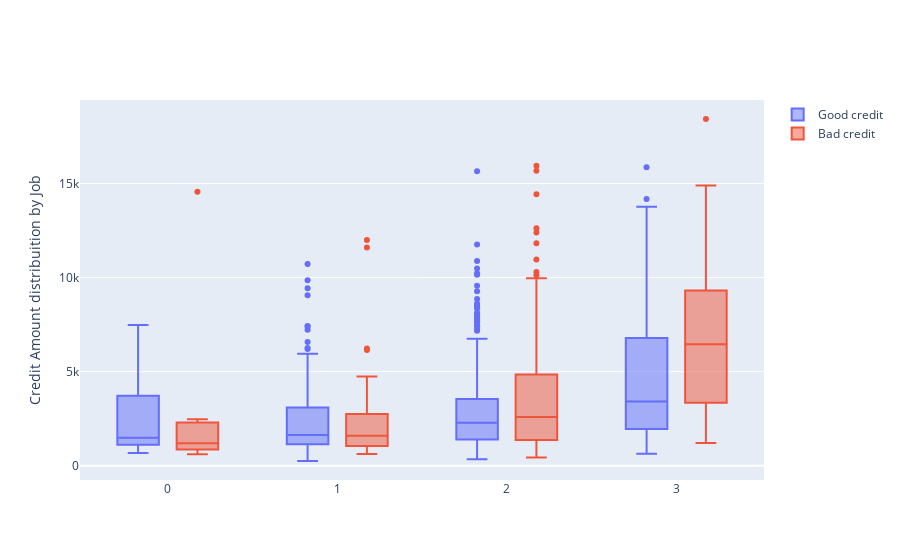

Notebook code cell kept with this figure:
### Code cell
trace0 = go.Box(
    x=df_good["Job"],
    y=df_good["Credit amount"],
    name='Good credit'
)

trace1 = go.Box(
    x=df_bad['Job'],
    y=df_bad['Credit amount'],
    name='Bad credit'
)
    
data = [trace0, trace1]

layout = go.Layout(
    yaxis=dict(
        title='Credit Amount distribuition by Job'
    ),
    boxmode='group'
)
fig = go.Figure(data=data, layout=layout)

py.iplot(fig, filename='box-age-cat')

### Figure 1 — Plotly figure (JSON) as saved in the notebook; plotly's stock layout.template omitted (floating-point values rounded to 4 significant figures; data arrays with more than 128 entries replaced by an {"elided": "..."} marker saying what was removed)
{"data": [{"name": "Good credit", "type": "box", "x": {"elided": "700 int values"}, "y": {"elided": "700 int values"}}, {"name": "Bad credit", "type": "box", "x": {"elided": "300 int values"}, "y": {"elided": "300 int values"}}], "layout": {"autosize": true, "boxmode": "group", "xaxis": {"autorange": true, "range": [-0.5138, 3.514], "type": "linear"}, "yaxis": {"autorange": true, "range": [-759.7, 19430.0], "title": {"text": "Credit Amount distribuition by Job"}, "type": "linear"}}}
